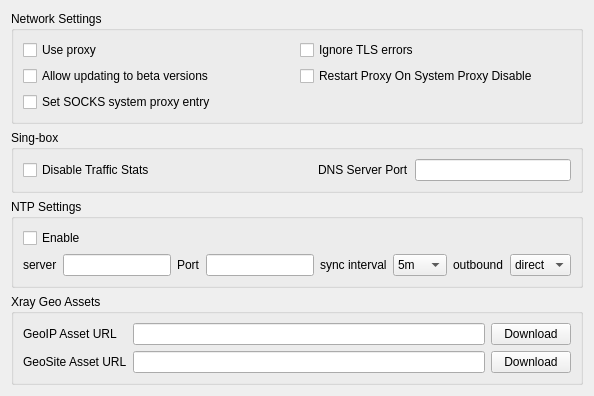
     <widget class="QWidget" name="tab_misc">
      <attribute name="title">
       <string>Miscellaneous</string>
      </attribute>
      <layout class="QVBoxLayout" name="verticalLayout_misc">
       <item>
        <widget class="QGroupBox" name="groupBox_network">
         <property name="sizePolicy">
          <sizepolicy hsizetype="Preferred" vsizetype="Preferred">
           <horstretch>0</horstretch>
           <verstretch>0</verstretch>
          </sizepolicy>
         </property>
         <property name="title">
          <string>Network Settings</string>
         </property>
         <layout class="QGridLayout" name="gridLayout_12">
          <item row="1" column="0">
           <widget class="QCheckBox" name="allow_beta">
            <property name="text">
             <string>Allow updating to beta versions</string>
            </property>
           </widget>
          </item>
          <item row="0" column="1">
           <widget class="QCheckBox" name="net_insecure">
            <property name="text">
             <string>Ignore TLS errors</string>
            </property>
           </widget>
          </item>
          <item row="1" column="1">
           <widget class="QCheckBox" name="reset_proxy_on_disable_sp">
            <property name="text">
             <string>Restart Proxy On System Proxy Disable</string>
            </property>
           </widget>
          </item>
          <item row="2" column="0">
           <widget class="QCheckBox" name="set_socks_system_proxy">
            <property name="toolTip">
             <string>&lt;html&gt;&lt;head/&gt;&lt;body&gt;&lt;p&gt;Also write the SOCKS system proxy entry, which makes the desktop export the &lt;span style=&quot; font-family:'monospace';&quot;&gt;all_proxy&lt;/span&gt; environment variable. Some terminal tools want it, but the &lt;span style=&quot; font-family:'monospace';&quot;&gt;socks://&lt;/span&gt; scheme it uses is rejected by others such as curl. Traffic is proxied either way, so leave this off unless you need the variable.&lt;/p&gt;&lt;/body&gt;&lt;/html&gt;</string>
            </property>
            <property name="text">
             <string>Set SOCKS system proxy entry</string>
            </property>
           </widget>
          </item>
          <item row="0" column="0">
           <widget class="QCheckBox" name="net_use_proxy">
            <property name="toolTip">
             <string>&lt;html&gt;&lt;head/&gt;&lt;body&gt;&lt;p&gt;Use proxy for subscription request, update request etc&lt;/p&gt;&lt;/body&gt;&lt;/html&gt;</string>
            </property>
            <property name="text">
             <string>Use proxy</string>
            </property>
           </widget>
          </item>
         </layout>
        </widget>
       </item>
       <item>
        <widget class="QGroupBox" name="misc_core_box">
         <property name="title">
          <string notr="true">Sing-box</string>
         </property>
         <layout class="QGridLayout" name="gridLayout_misc_core">
          <item row="0" column="0">
           <widget class="QCheckBox" name="disable_stats">
            <property name="toolTip">
             <string>&lt;html&gt;&lt;head/&gt;&lt;body&gt;&lt;p&gt;Might Improve Ping and Performance&lt;/p&gt;&lt;/body&gt;&lt;/html&gt;</string>
            </property>
            <property name="text">
             <string>Disable Traffic Stats</string>
            </property>
           </widget>
          </item>
          <item row="0" column="1">
           <spacer name="horizontalSpacer_disable_stats">
            <property name="orientation">
             <enum>Qt::Orientation::Horizontal</enum>
            </property>
            <property name="sizeHint" stdset="0">
             <size>
              <width>40</width>
              <height>20</height>
             </size>
            </property>
           </spacer>
          </item>
          <item row="0" column="2">
           <widget class="QLabel" name="label_29">
            <property name="toolTip">
             <string>&lt;html&gt;&lt;head/&gt;&lt;body&gt;&lt;p&gt;A DNS server for local use will be deployed on this port&lt;/p&gt;&lt;/body&gt;&lt;/html&gt;</string>
            </property>
            <property name="text">
             <string>DNS Server Port</string>
            </property>
           </widget>
          </item>
          <item row="0" column="3">
           <widget class="QLineEdit" name="dns_in_port"/>
          </item>
         </layout>
        </widget>
       </item>
       <item>
        <widget class="QGroupBox" name="ntp_box">
         <property name="toolTip">
          <string>&lt;html&gt;&lt;head/&gt;&lt;body&gt;&lt;p&gt;Settings for the sing-box's built-in NTP client&lt;/p&gt;&lt;/body&gt;&lt;/html&gt;</string>
         </property>
         <property name="title">
          <string>NTP Settings</string>
         </property>
         <layout class="QGridLayout" name="gridLayout_6">
          <item row="0" column="0">
           <widget class="QCheckBox" name="ntp_enable">
            <property name="text">
             <string>Enable</string>
            </property>
           </widget>
          </item>
          <item row="1" column="0">
           <layout class="QHBoxLayout" name="horizontalLayout_22">
            <item>
             <widget class="QLabel" name="ntp_server_l">
              <property name="text">
               <string>server</string>
              </property>
             </widget>
            </item>
            <item>
             <widget class="QLineEdit" name="ntp_server"/>
            </item>
            <item>
             <widget class="QLabel" name="ntp_port_l">
              <property name="text">
               <string>Port</string>
              </property>
             </widget>
            </item>
            <item>
             <widget class="QLineEdit" name="ntp_port">
              <property name="maximumSize">
               <size>
                <width>162</width>
                <height>16777215</height>
               </size>
              </property>
             </widget>
            </item>
            <item>
             <widget class="QLabel" name="ntp_interval_l">
              <property name="text">
               <string>sync interval</string>
              </property>
             </widget>
            </item>
            <item>
             <widget class="QComboBox" name="ntp_interval">
              <property name="toolTip">
               <string>&lt;html&gt;&lt;head/&gt;&lt;body&gt;&lt;p&gt;In minutes&lt;/p&gt;&lt;/body&gt;&lt;/html&gt;</string>
              </property>
              <item>
               <property name="text">
                <string notr="true">5m</string>
               </property>
              </item>
              <item>
               <property name="text">
                <string notr="true">10m</string>
               </property>
              </item>
              <item>
               <property name="text">
                <string notr="true">30m</string>
               </property>
              </item>
             </widget>
            </item>
            <item>
             <widget class="QLabel" name="ntp_outbound_l">
              <property name="text">
               <string>outbound</string>
              </property>
             </widget>
            </item>
            <item>
             <widget class="QComboBox" name="ntp_outbound">
              <property name="toolTip">
               <string>&lt;html&gt;&lt;head/&gt;&lt;body&gt;&lt;p&gt;Which outbound the NTP query is sent through&lt;/p&gt;&lt;/body&gt;&lt;/html&gt;</string>
              </property>
              <item>
               <property name="text">
                <string notr="true">direct</string>
               </property>
              </item>
              <item>
               <property name="text">
                <string notr="true">proxy</string>
               </property>
              </item>
             </widget>
            </item>
           </layout>
          </item>
         </layout>
        </widget>
       </item>
       <item>
        <widget class="QGroupBox" name="xray_assets_box">
         <property name="title">
          <string>Xray Geo Assets</string>
         </property>
         <layout class="QFormLayout" name="formLayout_xray_assets">
          <item row="0" column="0">
           <widget class="QLabel" name="label_xray_geoip_url">
            <property name="toolTip">
             <string>&lt;html&gt;&lt;head/&gt;&lt;body&gt;&lt;p&gt;URL for geoip.dat, downloaded when a full Xray config's routing needs geoip: rules.&lt;/p&gt;&lt;/body&gt;&lt;/html&gt;</string>
            </property>
            <property name="text">
             <string>GeoIP Asset URL</string>
            </property>
           </widget>
          </item>
          <item row="0" column="1">
           <widget class="QWidget" name="xray_geoip_url_row" native="true">
            <layout class="QHBoxLayout" name="xray_geoip_url_layout">
             <property name="leftMargin">
              <number>0</number>
             </property>
             <property name="topMargin">
              <number>0</number>
             </property>
             <property name="rightMargin">
              <number>0</number>
             </property>
             <property name="bottomMargin">
              <number>0</number>
             </property>
             <item>
              <widget class="QLineEdit" name="xray_geoip_url"/>
             </item>
             <item>
              <widget class="QPushButton" name="xray_geoip_download">
               <property name="toolTip">
                <string>Download geoip.dat now from the URL on the left</string>
               </property>
               <property name="text">
                <string>Download</string>
               </property>
              </widget>
             </item>
            </layout>
           </widget>
          </item>
          <item row="1" column="0">
           <widget class="QLabel" name="label_xray_geosite_url">
            <property name="toolTip">
             <string>&lt;html&gt;&lt;head/&gt;&lt;body&gt;&lt;p&gt;URL for geosite.dat, downloaded when a full Xray config's routing needs geosite: rules.&lt;/p&gt;&lt;/body&gt;&lt;/html&gt;</string>
            </property>
            <property name="text">
             <string>GeoSite Asset URL</string>
            </property>
           </widget>
          </item>
          <item row="1" column="1">
           <widget class="QWidget" name="xray_geosite_url_row" native="true">
            <layout class="QHBoxLayout" name="xray_geosite_url_layout">
             <property name="leftMargin">
              <number>0</number>
             </property>
             <property name="topMargin">
              <number>0</number>
             </property>
             <property name="rightMargin">
              <number>0</number>
             </property>
             <property name="bottomMargin">
              <number>0</number>
             </property>
             <item>
              <widget class="QLineEdit" name="xray_geosite_url"/>
             </item>
             <item>
              <widget class="QPushButton" name="xray_geosite_download">
               <property name="toolTip">
                <string>Download geosite.dat now from the URL on the left</string>
               </property>
               <property name="text">
                <string>Download</string>
               </property>
              </widget>
             </item>
            </layout>
           </widget>
          </item>
         </layout>
        </widget>
       </item>
      </layout>
     </widget>
